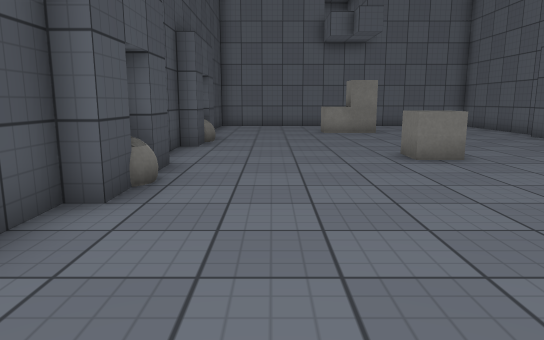
view 1 (above)

13 first-person views from a walk through a 3-D level made in the Unity game engine. The camera is 1.2 m above the floor, tilts 10° down and sees 70° across. The floor is counted in squares, 1 m on a side. Each view is taken from the middle of a square. On the plan, view 1 faces up. The plan holds only what a view shows up to about 15 squares ahead; the rest is blank. The place goes on beyond the plan. The player character is not drawn. Surface patterns are stand-ins for the level's own textures.

view 2
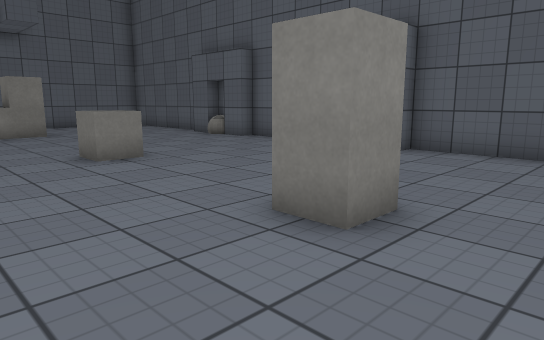

view 3
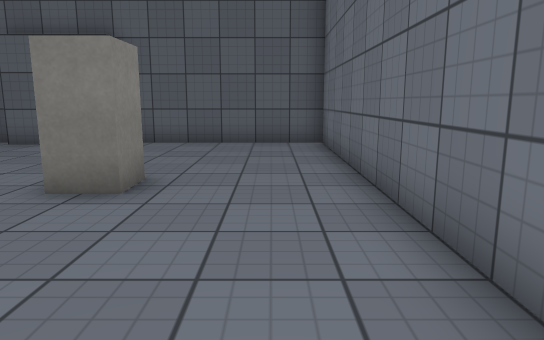

view 4
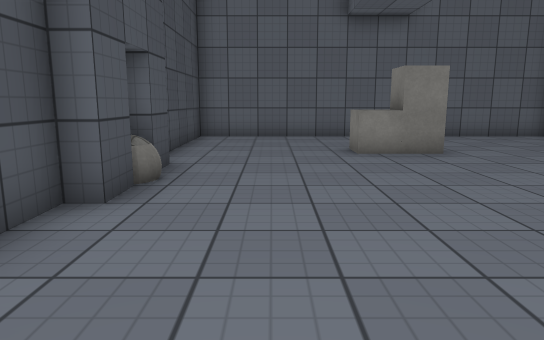

view 5
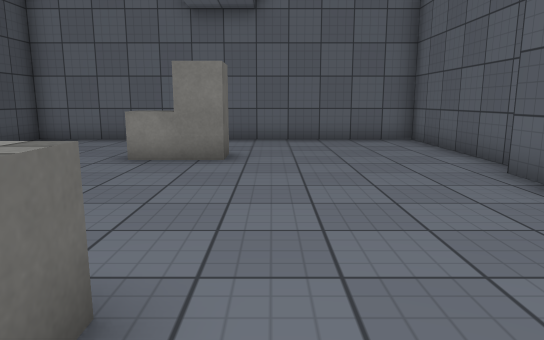

view 6
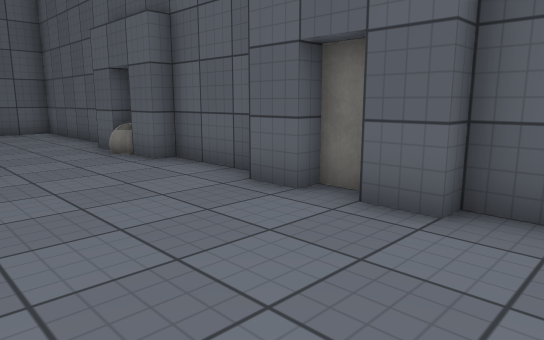

view 7
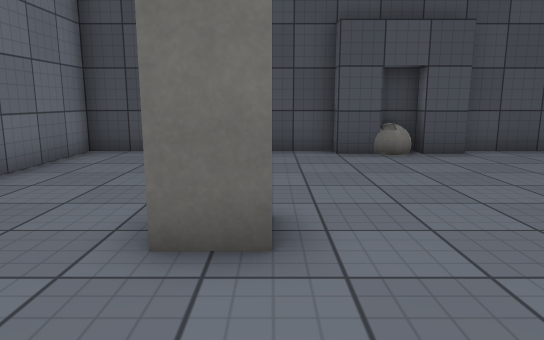

view 8
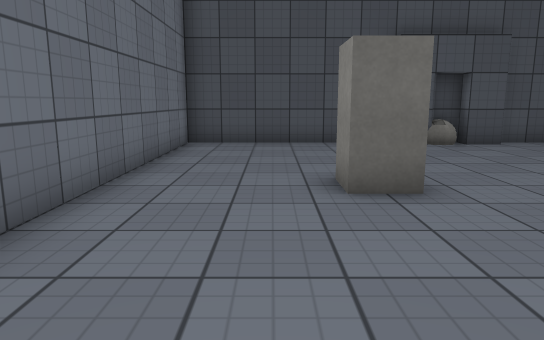

view 9
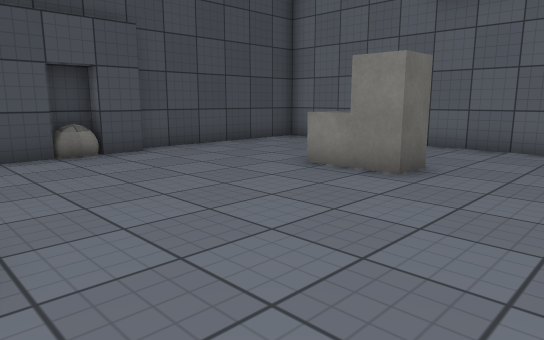

view 10
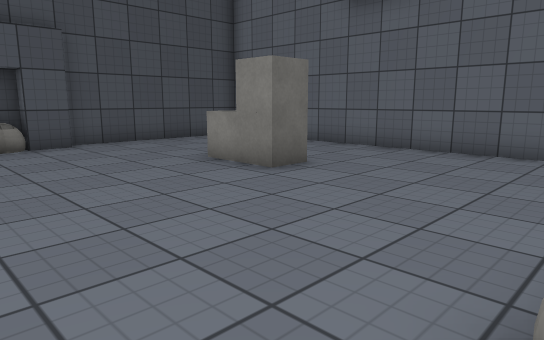

view 11
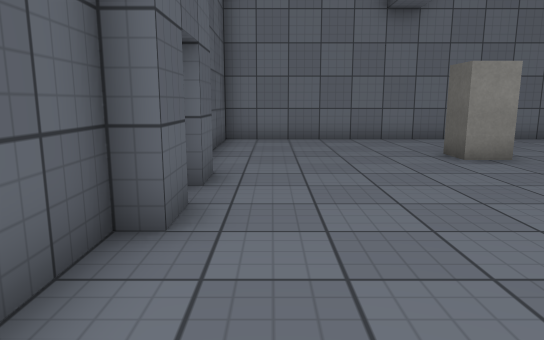

view 12
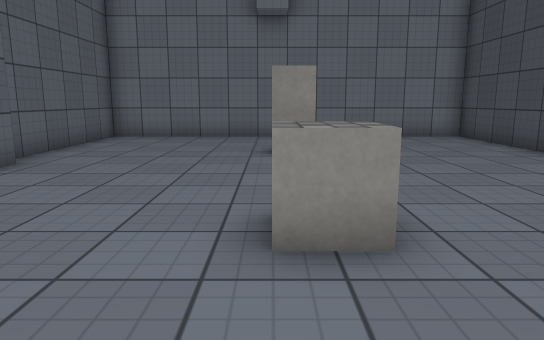

view 13
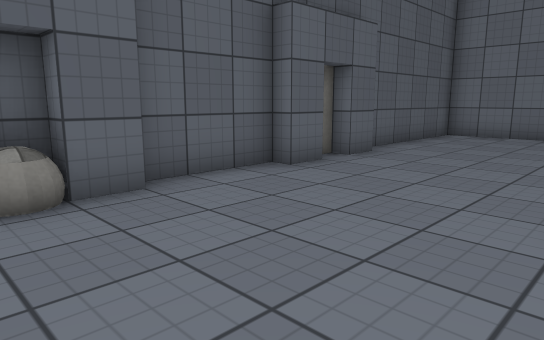

### Floor plan
Points are (right, up) in squares from view 1. A wall is a line through its corners. A room is listed if a view was taken in it or the views show most of it. See-through windows are left out.
Room 1 (views 1, 2, 3, 4, 5, 6, 7, 8, 9, 10, 11, 12, 13)
walls: (9.6, 6.5) (9, 6.5) (9, 7.5) (9.5, 7.5) (9.5, 10.5) (9, 10.5) (9, 11.5) (9.5, 11.5) (9.5, 12.1); (-2, 7.6) (-2, 6.5) (-2.5, 6.5); (-2, 11.5) (-2, 10.5) (-2.5, 10.5) (-2.5, 7.8); (9.5, 12.5) (9, 12.5) (9, 13.5); (-2, 5.5) (-2, 4.5) (-2.5, 4.5) (-2.5, -1.5) (9.5, -1.5) (9.5, 4.5) (9, 4.5) (9, 5.5) (9.5, 5.5); (-2, 13.6) (-2, 12.5) (-2.5, 12.5); (9.5, 14.2) (9.5, 19.5) (-2.5, 19.5) (-2.5, 13.6)
objects: ball (-3, 6) to (-2, 6); ball (-3, 12) to (-2, 12); cube (2, 15) to (3, 16); cube (3, 2) to (4, 3); cube (3, 8) to (4, 9); cube (4, 15) to (4, 16); ball (9, 12); block (10, 6)

Positions as (right, up) in squares from view 1, and headings:
1: (0, 0), facing up
2: (0, 0), facing up-right
3: (-2, 0), facing right
4: (0, 6), facing up
5: (5, 7), facing up
6: (5, 3), facing up-right
7: (7, 3), facing left
8: (9, 1), facing left
9: (7, 9), facing up-left
10: (9, 10), facing up-left
11: (8, 11), facing down
12: (4, 12), facing down
13: (4, 13), facing down-right
